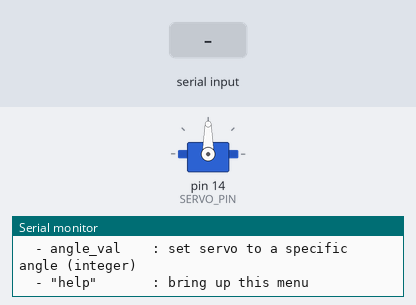
The sketch below on a simulated Arduino Uno, built with avr-gcc and run on an emulated ATmega328P. Shown: servo, the last lines printed to the serial monitor. Inputs (shaded band) come from the test bench.

Above: at 1.2 s.
1.3 s: "sweep\n" received over Serial
At 2.5 s:
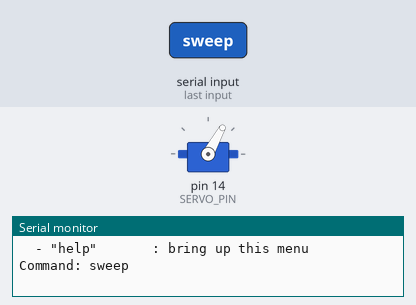
At 3.9 s:
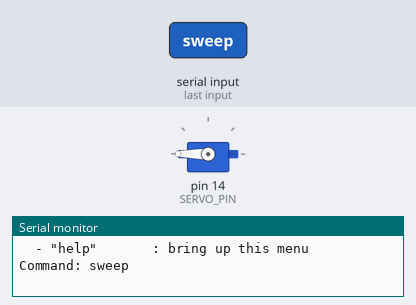
Timing chart, 0 to 13.3 s (numbered marks = the images above; inputs shaded):
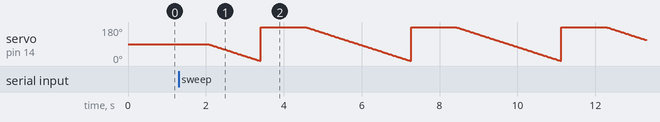

The sketch:

test_servo.ino
```cpp
#include <Arduino.h>
#include <Servo.h>

#define SERVO_PIN 14

#define DEBUG 0
#define SERVO_DELAY 15

/* Initiate servo object */
Servo headservo;

/* Variables */
const uint8_t centerPos = 90;
String command;

/*
  TODOs:
    - figure out how to deal with the digital servo reading the wrong position
*/

void helpMenu(){
  Serial.println("\nThe following commands are supported:");
  Serial.println("\t- \"center\"     : sets servo to center angle");
  Serial.println("\t- \"sweep\"      : test velocity control for all wheels");
  Serial.println("\t- \"read\"       : get the current servo angle");
  Serial.println("\t- angle_val    : set servo to a specific angle (integer)");
  Serial.println("\t- \"help\"       : bring up this menu");
}

void setup() {
  headservo.attach(SERVO_PIN);
  Serial.begin(115200);
  setHead(centerPos);
  helpMenu();
}

uint8_t getHeadAngle() { return (uint8_t)headservo.read(); }

void setHead(uint8_t targetPos) {
  if(targetPos > 180) targetPos = 180;
  else if(targetPos < 0) targetPos = 0;

  uint8_t currPos = getHeadAngle();
  if(DEBUG == 1){
    Serial.print("Current Pos: ");
    Serial.print(currPos);
    Serial.print(" | Target Pos: ");
    Serial.println(targetPos);
  }
  if(targetPos > currPos) {
    for(uint8_t pos = currPos; pos <= targetPos; pos += 1) {
      headservo.write(pos);
      delay(SERVO_DELAY);
    }
  }
  else if(targetPos < currPos) {
    for(uint8_t pos = currPos; pos >= targetPos; pos -= 1) {
      headservo.write(pos);
      delay(SERVO_DELAY);
    }
  }
  else {
    delay(SERVO_DELAY);
    Serial.println("Something went wrong.");
  }
}

void resetCenter(){
  setHead(centerPos);
  Serial.print("Set servo to ");
  Serial.print(centerPos);
  Serial.println("degrees (center position)");
}

void sweep(){
  uint8_t pos;
  for(pos = 0; pos <= 180; pos += 20) {
    setHead(pos);
    Serial.print("Target Position: ");
    Serial.println(getHeadAngle());
    delay(500);
  }
  for(pos = 180; pos >= 0; pos -= 20) {
    setHead(pos);
    Serial.print("Target Position: ");
    Serial.println(getHeadAngle());
    delay(500);
  }
}

void loop() {
  // Send commands to servo
  if(Serial.available()){
    command = Serial.readStringUntil('\n');
    command.trim();
    Serial.print("\nCommand: ");
    Serial.println(command);
    // Bring up help menu
    if(command.equals("help")) helpMenu();
    // Retrieve current servo angle
    else if(command.equals("read")){
      Serial.print("Current position: ");
      Serial.println(getHeadAngle());
    }
    // Set servo angle to center position
    else if(command.equals("center")) resetCenter();
    // Go from 0 to 180 back to 0 [degrees]
    else if(command.equals("sweep")) sweep();
    // Set a servo to a desired angle
    else{
      uint8_t position = (uint8_t)command.toInt();
      setHead(position);
      Serial.print("Desired position: ");
      Serial.println(position);
    }
  }
  delay(1000);
}
```

Measured:
- after the input at 1.3 s, servo on pin 14 (SERVO_PIN): ramps from 180° to 1° and jumps back, once every 3.9 s
